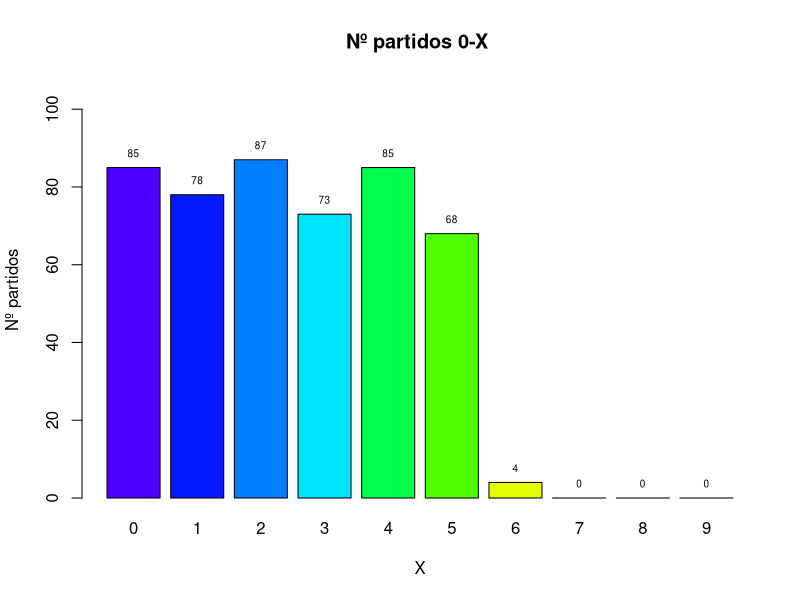

Reproduce this figure in R.
# Ejercicio 9. Problema Fútbol
# =============================

futbol = read.csv("Cap_09_Problemas_cualitativos_bidimensionales/futbol.csv",header=TRUE)

# Añado los partidos
futbol = rbind(futbol,data.frame(Casa=c(10,11,10),Visitante=c(0,8,9)))
tail(futbol)

# Añado la columna QUNIELA
cat("\014")
futbol$Quiniela = ((futbol$Casa-futbol$Visitante)>0)*1+((futbol$Casa-futbol$Visitante)<0)*2
futbol$Quiniela = as.factor(futbol$Quiniela)
levels(futbol$Quiniela)=c("X","1","2")
head(futbol,10)
str(futbol)

# Frecuencias absoluta y relativa
t1 = table(futbol$Casa,futbol$Visitante)
t2 = 100*prop.table(t1)

# Resultados que nunca se han producido
# Convierto la tabla de frecuencias relativas en dataframe
resultados=data.frame(t1)
resultados[resultados$Freq==0,]
n=dim(resultados[resultados$Freq==0,])[1]

# Resultado más frecuente
resultados[which(resultados$Freq==max(resultados$Freq)),]

# Frecuencia acumulada de partidos en los que el equipo de casa no marca. MARGIN=1
t3 = t(apply(t1,MARGIN=1,FUN=sum)) # Mostrar t(t3)
t4 = t(apply(prop.table(t1),MARGIN=1,FUN=sum)) #obtiene la suma total. Mostrar t(t4)
# t4 = t(apply(prop.table(t1),MARGIN=1,FUN=cumsum)) con la suma acumulada
t4[1,"0"]

# Frecuencia acumulada de partidos en los que el equipo visitante no marca. MARGIN=2
t5 = t(apply(prop.table(t1),MARGIN=2,FUN=sum)) #obtiene la suma total. Mostrar t(t5)
# t4 = t(apply(prop.table(t1),MARGIN=1,FUN=cumsum)) con la suma acumulada
t5[1,"0"]

# Gráfica de los partidos cuyo resultado es  0 - X, según los goles de los visitantes
partidos0X = t1["0",]
colores=topo.colors(length(partidos0X))
old.par=par()
par=(mar=c(0,0,0,0))
migrafica = barplot(partidos0X,main="Nº partidos 0-X ",beside=TRUE,xlab="X",ylab="Nº partidos",
                    horiz=FALSE,col=colores, ylim=c(0,max(partidos0X)+20),
                    legend.text =names(t1["0",]),
                    args.legend = list(x=20,y=40,cex=0.5,horiz=TRUE,text.col="darkgreen"))
text(migrafica, partidos0X + 0.1 , partidos0X, cex=0.6,pos=3) 
par = old.par
